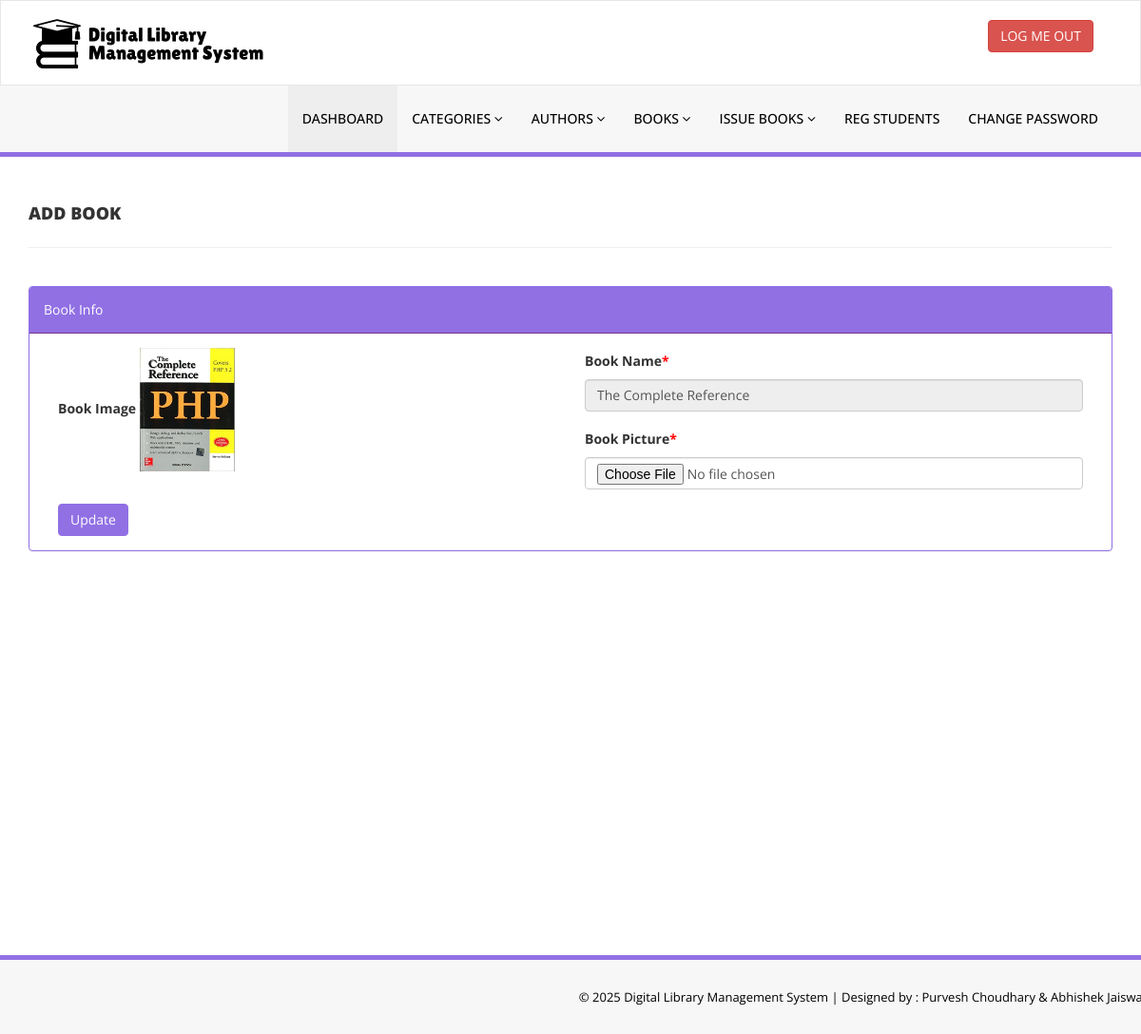
Page /admin/change-bookimg.php?bookid=1 (signed in) on the committed database.
### tables this page shows
CREATE TABLE `tblbooks` (
  `id` int(11) NOT NULL,
  `BookName` varchar(255) DEFAULT NULL,
  `CatId` int(11) DEFAULT NULL,
  `AuthorId` int(11) DEFAULT NULL,
  `ISBNNumber` varchar(25) DEFAULT NULL,
  `BookPrice` decimal(10,2) DEFAULT NULL,
  `BookQuantity` int(11) NOT NULL DEFAULT 1,
  `BookAvailQuantity` int(11) NOT NULL DEFAULT 1,
  `bookImage` varchar(250) NOT NULL,
  `isIssued` int(1) DEFAULT NULL,
  `RegDate` timestamp NULL DEFAULT current_timestamp(),
  `UpdationDate` timestamp NULL DEFAULT NULL ON UPDATE current_timestamp()
);

### admin/change-bookimg.php (the view, shortened to what this page needs)
<?php
include('includes/config.php');
if(strlen($_SESSION['alogin'])==0)
    {
header('location:index.php');
}
else{
?>
<!DOCTYPE html>
<html xmlns="http://www.w3.org/1999/xhtml">
<head>
    <link href="assets/css/bootstrap.css" rel="stylesheet" />
    <link href="assets/css/font-awesome.css" rel="stylesheet" />
    <link href="assets/css/style.css" rel="stylesheet" />
</head>
<body>
<?php include('includes/header.php');?>
    <div class="content-wrapper">
         <div class="container">
        <div class="row pad-botm">
            <div class="col-md-12">
                <h4 class="header-line">Add Book</h4>
                            </div>
</div>
<div class="row">
<div class="col-md12 col-sm-12 col-xs-12">
<div class="panel panel-info">
<div class="panel-heading">
Book Info
</div>
<div class="panel-body">
<form role="form" method="post" enctype="multipart/form-data">
<?php
$bookid=intval($_GET['bookid']);
$sql = "SELECT tblbooks.BookName,tblbooks.id as bookid,tblbooks.bookImage from  tblbooks  where tblbooks.id=:bookid";
$query = $dbh -> prepare($sql);
$query->bindParam(':bookid',$bookid,PDO::PARAM_STR);
$query->execute();
$results=$query->fetchAll(PDO::FETCH_OBJ);
if($query->rowCount() > 0)
{
foreach($results as $result)
{               ?>
<div class="col-md-6">
<div class="form-group">
<label>Book Image</label>
<img src="bookimg/<?php echo htmlentities($result->bookImage);?>" width="100">
</div></div>
<div class="col-md-6">
<div class="form-group">
<label>Book Name<span style="color:red;">*</span></label>
<input class="form-control" type="text" name="bookname" value="<?php echo htmlentities($result->BookName);?>" readonly />
</div></div>
<div class="col-md-6">
 <div class="form-group">
 <label>Book Picture<span style="color:red;">*</span></label>
 <input class="form-control" type="file" name="bookpic" autocomplete="off"   required="required" />
 </div>
    </div>
 <?php }} ?><div class="col-md-12">
<button type="submit" name="update" class="btn btn-info">Update </button></div>
                                    </form>
                            </div>
                        </div>
                            </div>
        </div>
    </div>
    </div>
  <?php include('includes/footer.php');?>
</body>
</html>
<?php } ?>

### admin/assets/css/style.css (style rules this page uses)
.content-wrapper { margin-top: 40px; min-height:800px; padding-bottom:90px; }
.header-line { font-weight:900; padding-bottom:25px; border-bottom:1px solid #eeeeee; text-transform:uppercase; }
.pad-botm { padding-bottom:30px; }

### rows in the picture
tblbooks: bookImage (picture), bookname "The Complete Reference"
